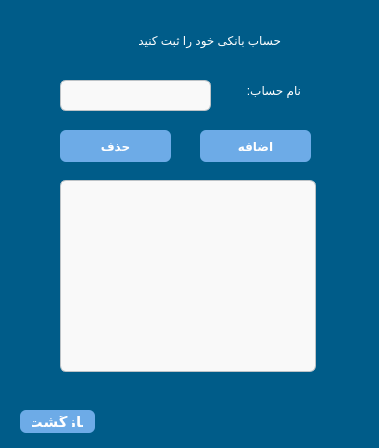
<?xml version="1.0" encoding="UTF-8"?>
<ui version="4.0">
 <class>Form</class>
 <widget class="QWidget" name="Form">
  <property name="geometry">
   <rect>
    <x>0</x>
    <y>0</y>
    <width>379</width>
    <height>448</height>
   </rect>
  </property>
  <property name="windowTitle">
   <string>Form</string>
  </property>
  <property name="styleSheet">
   <string notr="true">QWidget {
    background-color: rgb(0, 92, 137);
	color: white
}
</string>
  </property>
  <widget class="QLineEdit" name="accountLineEdit">
   <property name="geometry">
    <rect>
     <x>60</x>
     <y>80</y>
     <width>151</width>
     <height>31</height>
    </rect>
   </property>
   <property name="styleSheet">
    <string notr="true">QLineEdit {
    background-color: #f9f9f9;
    color: #2c3e50;
    border: 1px solid #bdc3c7;
    border-radius: 6px;
    padding: 6px;
    font-size: 14px;
}

QLineEdit:focus {
    border: 1px solid #3498db;
    background-color: #ecf6fc;
}

</string>
   </property>
  </widget>
  <widget class="QPushButton" name="deleteButton">
   <property name="geometry">
    <rect>
     <x>60</x>
     <y>130</y>
     <width>111</width>
     <height>32</height>
    </rect>
   </property>
   <property name="styleSheet">
    <string notr="true">QPushButton {
	font: 16pt &quot;.AppleSystemUIFont&quot;;
    background-color:rgb(109, 171, 231);
    color: white;
    border-radius: 6px;
    padding: 6px 12px;
    font-weight: bold;
}
QPushButton:hover {
    background-color: rgb(109, 160, 200);
}

</string>
   </property>
   <property name="text">
    <string>حذف</string>
   </property>
  </widget>
  <widget class="QListWidget" name="accountListWidget">
   <property name="geometry">
    <rect>
     <x>60</x>
     <y>180</y>
     <width>256</width>
     <height>192</height>
    </rect>
   </property>
   <property name="styleSheet">
    <string notr="true">QListWidget {
    background-color: #f9f9f9;
    color: #2c3e50;
    border: 1px solid #bdc3c7;
    border-radius: 6px;
    padding: 6px;
    font-size: 14px;
}

QListWidget:focus {
    border: 1px solid #3498db;
    background-color: #ecf6fc;
}
</string>
   </property>
  </widget>
  <widget class="QPushButton" name="addButton">
   <property name="geometry">
    <rect>
     <x>200</x>
     <y>130</y>
     <width>111</width>
     <height>32</height>
    </rect>
   </property>
   <property name="styleSheet">
    <string notr="true">QPushButton {
	font: 16pt &quot;.AppleSystemUIFont&quot;;
    background-color:rgb(109, 171, 231);
    color: white;
    border-radius: 6px;
    padding: 6px 12px;
    font-weight: bold;
}
QPushButton:hover {
    background-color: rgb(109, 160, 200);
}

</string>
   </property>
   <property name="text">
    <string>اضافه</string>
   </property>
  </widget>
  <widget class="QPushButton" name="backbutton">
   <property name="geometry">
    <rect>
     <x>20</x>
     <y>410</y>
     <width>75</width>
     <height>23</height>
    </rect>
   </property>
   <property name="font">
    <font>
     <family>.AppleSystemUIFont</family>
     <pointsize>11</pointsize>
     <weight>75</weight>
     <italic>false</italic>
     <bold>true</bold>
    </font>
   </property>
   <property name="styleSheet">
    <string notr="true">QPushButton {
	font: 11pt &quot;.AppleSystemUIFont&quot;;
    background-color:rgb(109, 171, 231);
    color: white;
    border-radius: 6px;
    padding: 6px 12px;
    font-weight: bold;
}
QPushButton:hover {
    background-color: rgb(109, 160, 200);
}

</string>
   </property>
   <property name="text">
    <string>بازگشت</string>
   </property>
  </widget>
  <widget class="QLabel" name="label_3">
   <property name="geometry">
    <rect>
     <x>220</x>
     <y>80</y>
     <width>81</width>
     <height>21</height>
    </rect>
   </property>
   <property name="styleSheet">
    <string notr="true">
QLabel {
    background-color: rgba(0, 0, 0, 0);
    border: none;
    color: white;
    font: 16pt &quot;.AppleSystemUIFont&quot;;
}

</string>
   </property>
   <property name="text">
    <string>نام حساب:</string>
   </property>
  </widget>
  <widget class="QLabel" name="label">
   <property name="geometry">
    <rect>
     <x>80</x>
     <y>30</y>
     <width>201</width>
     <height>21</height>
    </rect>
   </property>
   <property name="styleSheet">
    <string notr="true">
QLabel {
    background-color: rgba(0, 0, 0, 0);
    border: none;
    color: white;
    font: 16pt &quot;.AppleSystemUIFont&quot;;
}

</string>
   </property>
   <property name="text">
    <string>حساب بانکی خود را ثبت کنید</string>
   </property>
  </widget>
 </widget>
 <resources/>
 <connections/>
</ui>
